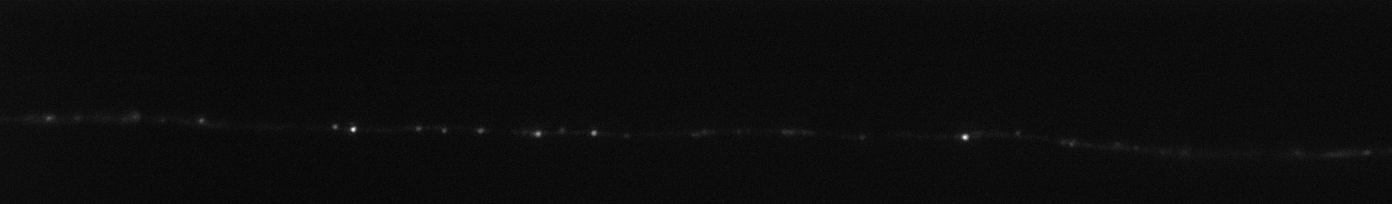
#> input picture 生物图像处理/2nd/axon01/axon01.tif, 1392 x 204 px
$ python Question2.py
#> lines starting #> are read from the running program, lines starting #| are printed output that depends on the picture
#> further down, img is the input picture: PIL image 1392x204 I;16; min 190, max 2535, mean 311
import numpy as np
import matplotlib.pyplot as plt
from PIL import Image


def show_16bit_img(img, save8bit=False, name=None, show=True):
    # 转换为 8 位图像以显示，方便可视化操作
#> called with save8bit = True, name = 'Show_axon01.tiff', show = True
    img_nrm = (img - np.min(img)) / (np.max(img) - np.min(img))
    tmp = np.uint8(255 * img_nrm)
    im = Image.fromarray(tmp)
    # 可以选择是否保存或显示该八位图像
    if save8bit:
        im.save(name)
    if show:
        im.show()
    return im


def draw_intensity(img, name=None,dpi=300):
    # 转成array
#> called with name = 'Intensity_of_axon1.jpg', dpi = 1200
    tmp = np.asarray(img)
    max_pixel = np.max(tmp)
#> max_pixel = 2535
    print(tmp.dtype, max_pixel)
#| uint16 2535
    # 统计各个像素的个数，然后绘制统计柱状图
    x = np.arange(0, max_pixel + 1, 1)
#> x = 2536 values from 0 to 2535
    intensity = np.zeros(max_pixel + 1)
#> intensity = 2536 values from 0 to 0
    for i in range(tmp.shape[0]):
        for j in range(tmp.shape[1]):
            intensity[tmp[i][j]] += 1
    plt.bar(x, intensity, width=1)
    plt.savefig(name, dpi=dpi)
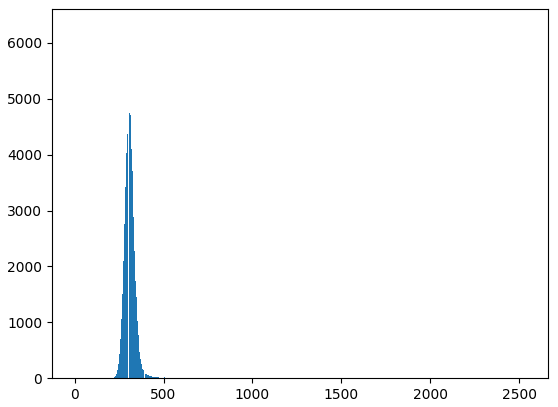
#> figure drawn by matplotlib, 1 panel; tallest bar 6297 high, from x = 309.5 to 310.5
    plt.show()


# 2.1	使用MATLAB或Python读取图像并显示。编写程序绘制其强度直方图。
# 请不要使用内置的图像强度直方图功能。
# 相反，请通过调用MATLAB或Python中的直方图函数来编写自己的图像强度直方图代码
if __name__ == '__main__':
    img = Image.open('axon01.tif')
    show_16bit_img(img,save8bit=True, name="Show_axon01.tiff")
    draw_intensity(img,"Intensity_of_axon1.jpg",dpi=1200)
